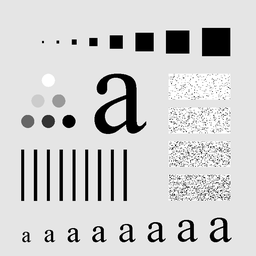
#> input picture HW3/a.tif, 256 x 256 px, shrunk from 688 x 688 before the run
$ python Q3.py
#> lines starting #> are read from the running program, lines starting #| are printed output that depends on the picture
import numpy as np
import cv2 as cv
import matplotlib.pyplot as plt
import math


def show_with_plot(img, title):
    plt.figure()
    plt.imshow(img, cmap='gray')
    plt.xticks([])
    plt.yticks([])
    plt.title(title)
    plt.show()


def main_func(img, is_low, filter, filter_parameters):
    my_window = np.zeros(img.size, img.dtype)
    if is_low:
        if filter == 'ideal':
            my_window = low_ideal(filter_parameters)
        elif filter == 'gaussian':
            my_window = low_gaussian(filter_parameters)
        elif filter == 'butterworth':
            my_window = low_butterWorth(filter_parameters)
    else:
        if filter == 'ideal':
            my_window = high_ideal(filter_parameters)
        elif filter == 'gaussian':
            my_window = high_gaussian(filter_parameters)
        elif filter == 'butterworth':
            my_window = high_butterWorth(filter_parameters)
    img_f = cv.dft(np.float32(img), flags=cv.DFT_COMPLEX_OUTPUT)
    dft_shift = np.fft.fftshift(img_f)
    img_f_ishift = np.fft.ifftshift(masking(dft_shift, my_window))
    image_fi = cv.idft(img_f_ishift)
    show_with_plot(crop(cv.magnitude(image_fi[:, :, 0], image_fi[:, :, 1])), "Final")


def crop(to_be_cropped):
    cropped = np.zeros((h, w))
    for i in range(0, p):
        for j in range(0, q):
            if i < h and j < w:
                cropped[i, j] = to_be_cropped[i, j]
    return cropped


def distance(x, y):
    return np.sqrt(math.pow((x - p / 2), 2) + math.pow((y - q / 2), 2))


def low_ideal(cutoff):
    H_uv = np.zeros((p, q), padded_img.dtype)
    for u in range(0, p):
        for v in range(0, q):
            if distance(u, v) <= cutoff[0]:
                H_uv[u, v] = 1
    return H_uv


def high_ideal(cutoff):
    H_uv = np.zeros((p, q), padded_img.dtype)
    for u in range(0, p):
        for v in range(0, q):
            if distance(u, v) > cutoff[0]:
                H_uv[u, v] = 1
    return H_uv


def low_gaussian(parameter):
    H_uv = np.zeros((p, q), padded_img.dtype)
    for u in range(0, p):
        for v in range(0, q):
            H_uv[u, v] = np.exp((-(math.pow(distance(u, v), 2))) / (2 * (math.pow(parameter[0], 2))))
    return H_uv


def high_gaussian(parameter):
    H_uv = np.zeros((p, q), padded_img.dtype)
    for u in range(0, p):
        for v in range(0, q):
            H_uv[u, v] = 1 - np.exp((-(distance(u, v)) ** 2) / (2 * ((parameter[0]) ** 2)))
    return H_uv


def low_butterWorth(parameter_list):
    H_uv = np.zeros((p, q), padded_img.dtype)
    for u in range(0, p):
        for v in range(0, q):
            H_uv[u, v] = 1 / (1 + ((distance(u, v) / parameter_list[0]) ** (2 * parameter_list[1])))
    return H_uv


def high_butterWorth(parameter):
    H_uv = np.zeros((p, q), padded_img.dtype)
    for u in range(0, p):
        for v in range(0, q):
            if distance(u, v) != 0:
                H_uv[u, v] = 1 / (1 + ((parameter[0] / distance(u, v)) ** (2 * parameter[1])))
    return H_uv


def masking(F_uv, H_uv):
    for i in range(0, p):
        for j in range(0, q):
            F_uv[i, j, 0] = F_uv[i, j, 0] * H_uv[i, j]
            F_uv[i, j, 1] = F_uv[i, j, 1] * H_uv[i, j]
    return F_uv


img = cv.imread("a.tif", 0)
#> img is the input picture: shape (256, 256); min 0, max 255, mean 207.3
h = img.shape[0]
#> h = 256
w = img.shape[1]
#> w = 256
p = 2 * h
#> p = 512
q = 2 * w
#> q = 512
padded_img = np.zeros((p, q))
for i in range(0, p):
    for j in range(0, q):
        if i < h and j < w:
            padded_img[i][j] = img[i][j]
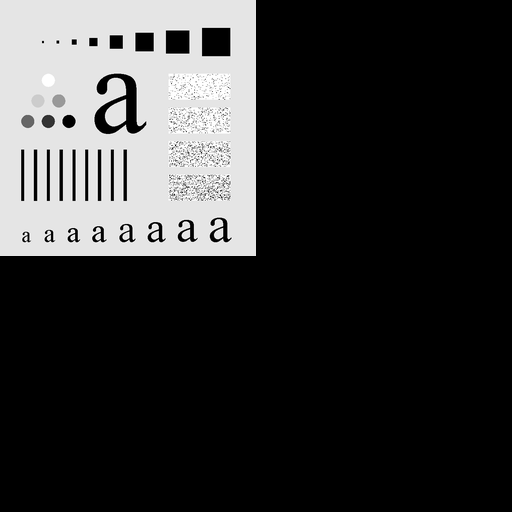
#> padded_img: shape (512, 512) float64; min 0, max 255, mean 51.8

main_func(padded_img, True, "gaussian", [50])
#> after the loop in low_gaussian, `for u in range(0, p):`:
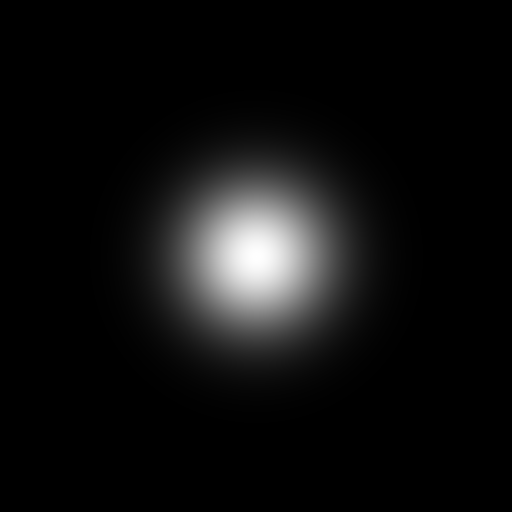
#> H_uv: shape (512, 512) float64; min 4.12e-12, max 1, mean 0.0599
#> after the loop in crop, `for i in range(0, p):`:
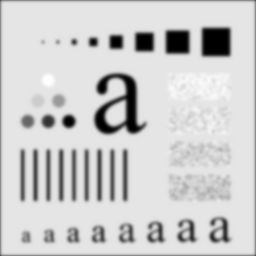
#> cropped: shape (256, 256) float64; min 0.56, max 66843520, mean 53759182.3; drawn with min black and max white
main_func(padded_img, True, "gaussian", [100])
#> after the loop in low_gaussian (call 2), `for u in range(0, p):`:
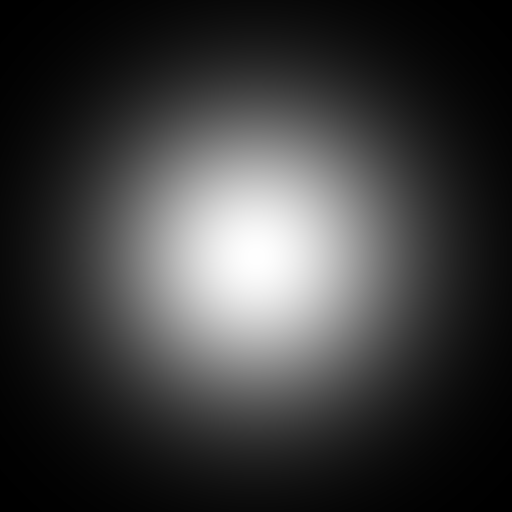
#> H_uv: shape (512, 512) float64; min 0.00142, max 1, mean 0.235
#> after the loop in crop (call 2), `for i in range(0, p):`:
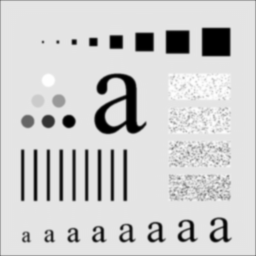
#> cropped: shape (256, 256) float64; min 29.64, max 66851572, mean 54084155.5; drawn with min black and max white
main_func(padded_img, True, "gaussian", [200])
#> after the loop in low_gaussian (call 3), `for u in range(0, p):`:
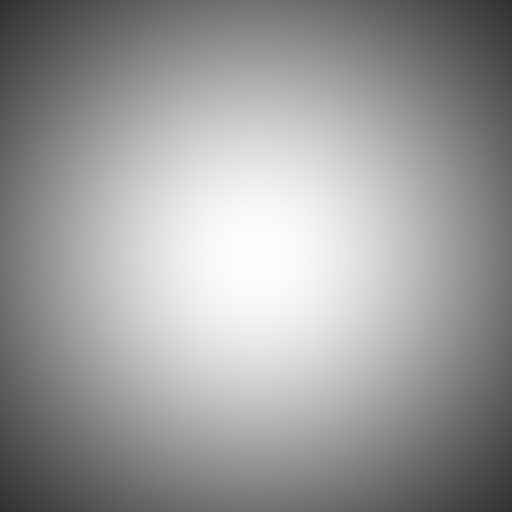
#> H_uv: shape (512, 512) float64; min 0.194, max 1, mean 0.613
#> after the loop in crop (call 3), `for i in range(0, p):`:
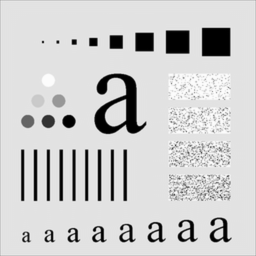
#> cropped: shape (256, 256) float64; min 43.87, max 67449488, mean 54261504.4; drawn with min black and max white
